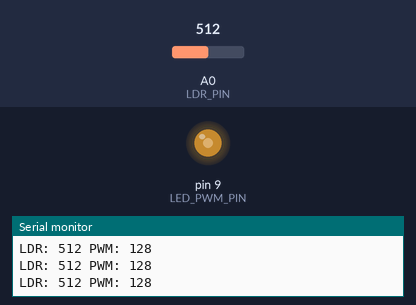
Bench run of a sketch on a simulated Arduino Uno, built with avr-gcc and run on an emulated ATmega328P. On the bench: output pins drawn as LEDs (lit = HIGH), the last lines printed to the serial monitor. The inputs (shaded band) are chosen by the test bench; at power-on: A0 (LDR_PIN) = 512.

Above: at 1.2 s.
1.3 s: A0 (LDR_PIN) set to 306
At 2.5 s:
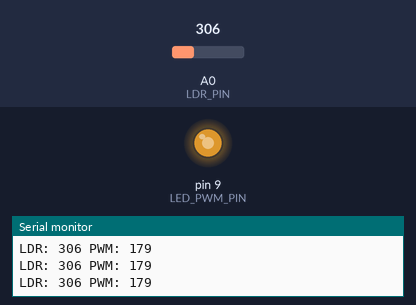
2.8 s: A0 (LDR_PIN) set to 609
At 3.9 s:
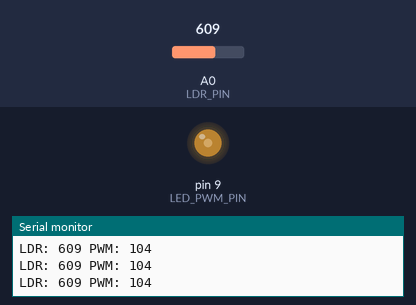
5.8 s: A0 (LDR_PIN) set to 637
At 6.7 s:
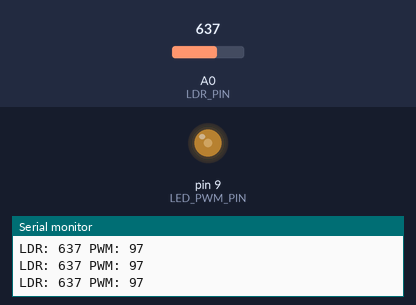
7.4 s: A0 (LDR_PIN) set to 900
At 7.9 s:
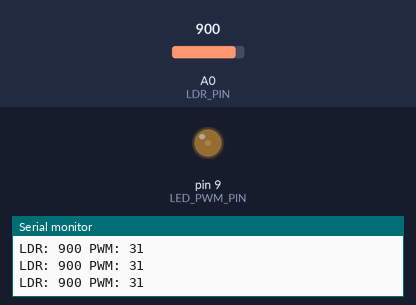
8.9 s: A0 (LDR_PIN) set to 1023
At 9.5 s:
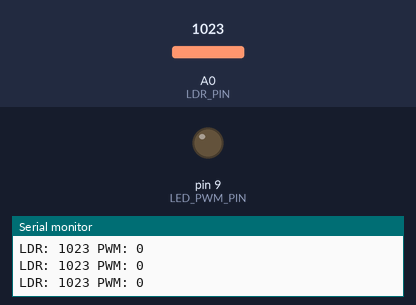
10.4 s: A0 (LDR_PIN) set to 511
At 11.9 s:
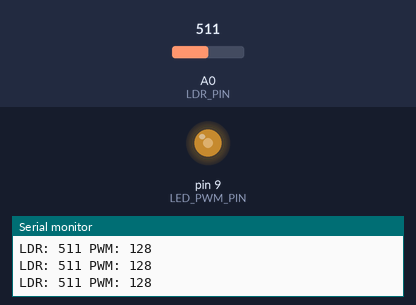
Timing chart, 0 to 12.9 s (numbered marks = the images above; inputs shaded):
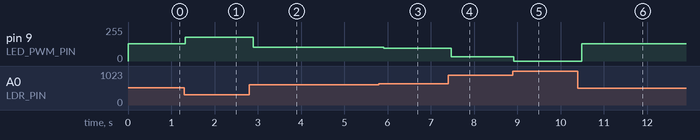

The sketch:

06_ldr_auto_dimmer_pwm.ino
```cpp
const int LDR_PIN = A0;
const int LED_PWM_PIN = 9;

void setup() {
  pinMode(LED_PWM_PIN, OUTPUT);
  Serial.begin(9600);
}

void loop() {
  int lightValue = analogRead(LDR_PIN);

  // Invert mapping: darker -> brighter LED
  int pwm = map(lightValue, 0, 1023, 255, 0);
  pwm = constrain(pwm, 0, 255);

  analogWrite(LED_PWM_PIN, pwm);

  Serial.print("LDR: ");
  Serial.print(lightValue);
  Serial.print(" PWM: ");
  Serial.println(pwm);

  delay(120);
}
```

Measured:
- after the input at 1.3 s, pin 9 (LED_PWM_PIN): 128/255 → 179/255 at once
- after the input at 2.8 s, pin 9 (LED_PWM_PIN): 179/255 → 104/255 after 0.09 s
- after the input at 5.8 s, pin 9 (LED_PWM_PIN): 104/255 → 97/255 after 0.11 s
- after the input at 7.4 s, pin 9 (LED_PWM_PIN): 97/255 → 31/255 after 0.08 s
- after the input at 8.9 s, pin 9 (LED_PWM_PIN): 31/255 → 0/255 at once
- after the input at 10.4 s, pin 9 (LED_PWM_PIN): 0/255 → 128/255 after 0.09 s
